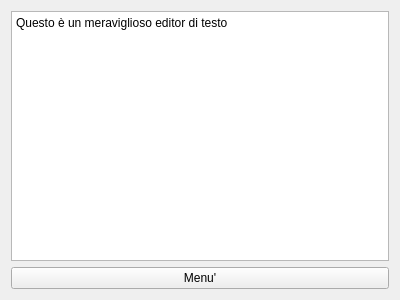
<?xml version="1.0" encoding="UTF-8"?>
<ui version="4.0">
 <class>GUI_Editor</class>
 <widget class="QWidget" name="GUI_Editor">
  <property name="geometry">
   <rect>
    <x>0</x>
    <y>0</y>
    <width>400</width>
    <height>300</height>
   </rect>
  </property>
  <property name="windowTitle">
   <string>Form</string>
  </property>
  <layout class="QVBoxLayout" name="verticalLayout">
   <item>
    <widget class="QPlainTextEdit" name="plainTextEdit">
     <property name="plainText">
      <string>Questo è un meraviglioso editor di testo</string>
     </property>
    </widget>
   </item>
   <item>
    <widget class="QPushButton" name="menuPushButton">
     <property name="text">
      <string>Menu'</string>
     </property>
    </widget>
   </item>
  </layout>
 </widget>
 <resources/>
 <connections/>
</ui>
